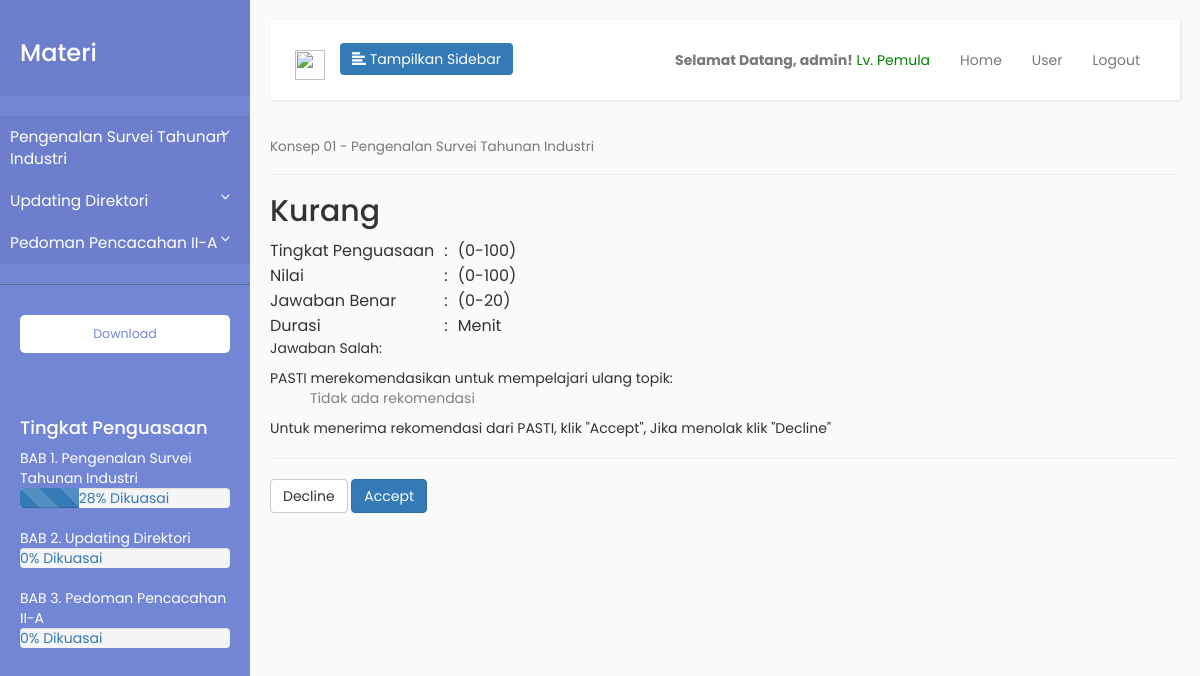
The app's page /hasil_tes.php?_id=12 (signed in) with its own data.
### tables this page shows
CREATE TABLE `materi` (
  `id_konsep` varchar(2) NOT NULL,
  `judul_konsep` varchar(256) NOT NULL,
  `id_topik` varchar(4) NOT NULL,
  `judul_topik` varchar(256) NOT NULL,
  `id` int(11) NOT NULL,
  `video_url` varchar(256) NOT NULL
);

### hasil_tes.php (the view, shortened to what this page needs)
<?php
    require('blog_connect.php');
    $konsep_aktif = $_SESSION['konsep_aktif'];
    $topik_aktif = $_SESSION['topik_aktif'];
    $id_siswa = $_SESSION['nip'];
    $id_konseptes = $_GET['_id'];
    $query = "SELECT id_konsep, judul_konsep, id_topik, judul_topik, video_url FROM materi WHERE id_konsep = '$konsep_aktif' AND id_topik = " . $konsep_aktif . $topik_aktif;
    $result = $con->query($query);
    $row = $result->fetch(PDO::FETCH_NUM);
    $konsep_aktif_judul = $row[1];
    $query = "SELECT id_siswa, id_tes, bobot_tes, durasi, jawaban_benar, nilai, tingkat_penguasaan, jumlah_tes FROM konseptes WHERE id_siswa = $id_siswa AND id = $id_konseptes";
    $result = $con->query($query);
    $row = $result->fetch(PDO::FETCH_NUM);
    $durasi = $row[3];
    $jawaban_benar = $row[4];
    $nilai = $row[5];
    $tingkat_penguasaan = $row[6];
?>
<html !DOCTYPE>
    <?php require('head.php'); ?>
    <body>
    <div class="wrapper">
        <?php
            include('sidebar.php');
        ?>
        <div id="content" class="container">
            <?php
                include('navbar.php');
            ?>
            <h4>
                <small><?php echo "Konsep " . $konsep_aktif . " - " . $konsep_aktif_judul; ?></small>
            </h4>
            <hr />
            <h2><?php
                If ($tingkat_penguasaan < 50) {
                    $Deskripsi = "Kurang";
                } Else If ($tingkat_penguasaan == 50) {
                    $Deskripsi = "Cukup";
                } Else If ($tingkat_penguasaan > 50) {
                    $Deskripsi = "Baik";
                }
                echo $Deskripsi;
            ?></h2>
            <table>
                <tr>
                    <td>Tingkat Penguasaan</td>
                    <td style="padding:0 10px;">:</td>
                    <td><?= $tingkat_penguasaan ?> (0-100)</td>
                </tr>
                <tr>
                    <td>Nilai</td>
                    <td style="padding:0 10px;">:</td>
                    <td><?= $nilai ?> (0-100)</td>
                </tr>
                <tr>
                    <td>Jawaban Benar</td>
                    <td style="padding:0 10px;">:</td>
                    <td><?= $jawaban_benar ?> (0-20)</td>
                </tr>
                <tr>
                    <td>Durasi</td>
                    <td style="padding:0 10px;">:</td>
                    <td><?= $durasi ?> Menit</td>
                </tr>
            </table>
            Jawaban Salah:
                <?php
                    $topik_salah = array();
                    ?>
            PASTI merekomendasikan untuk mempelajari ulang topik:
            <ol>
            <?php
                $query = "SELECT id_konsep, judul_konsep, id_topik, judul_topik, video_url FROM materi";
                $result = $con->query($query);
                if (sizeof($topik_salah) !== 0) {
                    while ($row = $result->fetch(PDO::FETCH_NUM)) {
                        if ($row[0] == $_SESSION['konsep_aktif']) {
                            if (array_search(substr($row[2],1,3), $topik_salah) === false) {
                            }
                            else
                            {
                                echo "<li><span style='color:red;'>" . $row[3] . "</span></ li>";
                            }
                        }
                    }
                } else {
                    echo "<span style='color:grey'>Tidak ada rekomendasi</span>";
                }
            ?>
            </ol>
            Untuk menerima rekomendasi dari PASTI, klik "Accept", Jika menolak klik "Decline"
            <hr />
            <a href="change_page.php?goto=next"><button type="submit" class="btn btn-default">Decline</button></a>
            <?php
            if ($tingkat_penguasaan == 100) {
            } else {
                echo '<a href="rekomendasi.php?rekomendasi=0"><button type="submit" class="btn btn-primary">Accept</button></a>';
            }
            ?>
        </div>
    </div>
    </body>
</html>

### sidebar.php (shortened to what this page needs)
<?php
    if(isset($_SESSION['logged_in'])) {
        $tingkat_penguasaan_array = [0,0,0];
        $query = "SELECT id_tes, tingkat_penguasaan FROM konseptes WHERE id_siswa = $id_siswa";
        $result = $con->query($query);
        while ($row = $result->fetch(PDO::FETCH_NUM)) {
            $tingkat_penguasaan_array[$row[0] - 1] = $row[1];
        }
    }
    $id_siswa = $_SESSION['nip'];
    $query = "SELECT max(id_topik) FROM riwayattopik WHERE id_siswa = $id_siswa";
    $result = $con->query($query);
    $row = $result->fetch(PDO::FETCH_NUM);
    $max_konseptopik = $row[0];
?>
<nav id="sidebar">
    <div class="sidebar-header">
        <h3>Materi</h3>
    </div>
    <ul class="list-unstyled components">
        <?php
            $query = "SELECT id_konsep, judul_konsep, id_topik, judul_topik FROM materi";
            $result = $con->query($query);
            $row = $result->fetch(PDO::FETCH_NUM);
            $crnt_judul = $row[1];
            echo('
                <li class="active">
                            <a href="#konsep-'.$row[0].'" data-toggle="collapse" aria-expanded="false">'.$crnt_judul.'</a>
                            <ul class="collapse list-unstyled" id="konsep-'.$row[0].'">
                            <li id="topik-'.$row[2].'"><a href="'.($row[2] > $max_konseptopik ? '#' : 'change_page.php?goto='.$row[2]).'" class="'.($row[2] > $max_konseptopik ? 'locked' : 'unlocked').'">'.$row[3].'</a></li>
            ');
            while($row = $result->fetch(PDO::FETCH_NUM)) {
                if ($row[1] != $crnt_judul)
                {
                    $crnt_judul = $row[1];
                    echo (
                            '</ul>
                        </li>
                        <li class="active">
                            <a href="#konsep-'.$row[0].'" data-toggle="collapse" aria-expanded="false">'.$crnt_judul.'</a>
                            <ul class="collapse list-unstyled" id="konsep-'.$row[0].'">'
                    );
                }
            }
            echo('</ul>
                        </li></ul>');
        ?>
    <ul class="list-unstyled CTAs">
        <li>
            <a href="#" class="download">Download</a>
        </li>
    </ul>
    <div id="tingkat_penguasaan">
        <h4>Tingkat Penguasaan</h4>
        BAB 1. Pengenalan Survei Tahunan Industri
        <div class="progress">
            <div class="progress-bar progress-bar-default progress-bar-striped" role="progressbar" aria-valuenow="<?= $tingkat_penguasaan_array[0] ?>"
            aria-valuemin="0" aria-valuemax="100" style="width:<?= $tingkat_penguasaan_array[0] ?>%">
            </div><span style="color:#337ab7;"><?php echo ($tingkat_penguasaan_array[0] <= 50 ? $tingkat_penguasaan_array[0] . "% Dikuasai" : "") ?></span>
        </div>
        BAB 2. Updating Direktori
        <div class="progress">
            <span style="color:#337ab7;"><?php echo ($tingkat_penguasaan_array[1] <= 50 ? $tingkat_penguasaan_array[1] . "% Dikuasai" : "") ?></span>
        </div>
        BAB 3. Pedoman Pencacahan II-A
        <div class="progress">
            <span style="color:#337ab7;"><?php echo ($tingkat_penguasaan_array[2] <= 50 ? $tingkat_penguasaan_array[2] . "% Dikuasai" : "") ?></span>
        </div>
    </div>
</nav>

### css/sidebar.css (style rules this page uses)
body { font-family: 'Poppins', sans-serif; background: #fafafa; }
a, a:hover, a:focus { color: inherit; text-decoration: none; transition: all 0.3s; }
.wrapper { display: flex; align-items: stretch; }
#sidebar { min-width: 250px; max-width: 250px; background: #7386D5; color: #fff; transition: all 0.3s; }
#sidebar .sidebar-header { padding: 20px; background: #6d7fcc; }
#sidebar ul.components { padding: 20px 0; border-bottom: 1px solid #47748b; }
#sidebar ul li a { padding: 10px; font-size: 1.1em; display: block; }
#sidebar ul li.active>a, a[aria-expanded="true"] { color: #fff; background: #6d7fcc; }
a[data-toggle="collapse"] { position: relative; }
a[aria-expanded="false"]::before, a[aria-expanded="true"]::before { content: '\e259'; display: block; position: absolute; right: 20px; font-family: 'Glyphicons Halflings'; font-size: 0.6em; }
ul.CTAs { padding: 20px; }
ul.CTAs a { text-align: center; font-size: 0.9em !important; display: block; border-radius: 5px; margin-bottom: 5px; }
a.download { background: #fff; color: #7386D5; }
#content { padding: 20px; min-height: 100vh; transition: all 0.3s; }
#tingkat_penguasaan { padding: 20px; }

### records on screen
materi: judul_konsep "Pengenalan Survei Tahunan Industri"
materi: judul_konsep "Updating Direktori"
materi: judul_konsep "Pedoman Pencacahan II-A"
materi: judul_konsep "Pengenalan Survei Tahunan Industri"

### other values on screen
$tingkat_penguasaan_array[0] "28"
$tingkat_penguasaan_array[1] "0"
$tingkat_penguasaan_array[2] "0"
$_SESSION['nama'] "admin"
$konsep_aktif "01"
$Deskripsi "Kurang"
